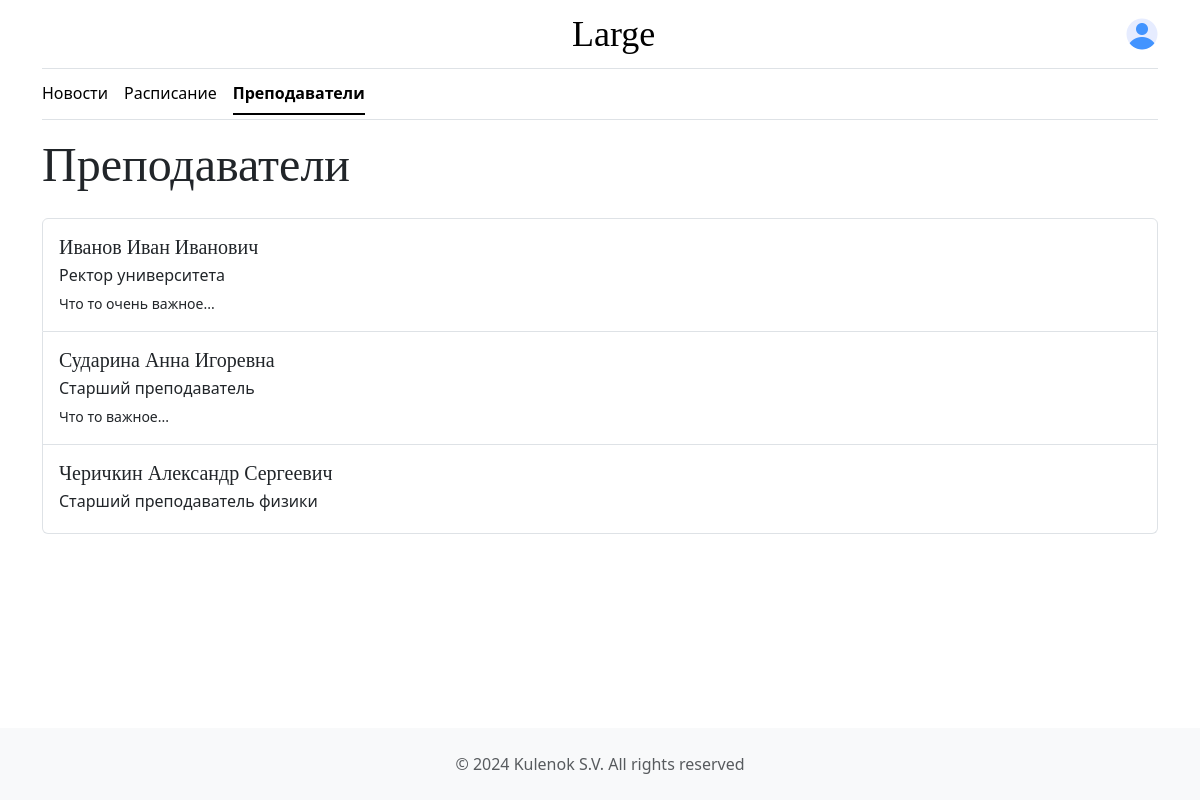
Screenshot of /teachers/ with the database file from the repository.
### university/models.py (models this page shows, shortened)
class teacher_model(models.Model):
    image = models.ImageField(upload_to='uploads', blank=True)
    fullname = models.CharField(max_length=150, blank=False)
    job = models.CharField(max_length=200, blank=False)
    short_description = models.CharField(max_length=100, blank=True)
    head_text = models.TextField(blank=False)
    description = models.TextField(blank=True)
    slug = models.SlugField(null=False, unique=True)
    class Meta: ordering = ["fullname"]

### university/views.py (the view)
# urls.py: path("teachers/", views.teachers, name="teachers"),
def teachers(request):
    paginator = Paginator(teacher_model.objects.all(), PER_PAGE)
    page_number = request.GET.get("page")
    page_obj = paginator.get_page(page_number)
    context = {'title': 'Преподаватели',
               'data': page_obj}
    return render(request, 'university/teachers.html', context)

### templates/university/teachers.html (shortened to what this page needs)
{% extends "university/base.html" %}
{% block body %}
<main class="container">
    <div class="col-md-12">
        <h2 class="display-5 mb-4">Преподаватели</h2>
        <div class="list-group mb-4">
            {% for t in data %}
            <a href="{% url 'teacher' t.slug %}" class="list-group-item list-group-item-action py-3">
                <h5 class="mb-1">{{t.fullname}}</h5>
                <p class="mb-1">{{t.job}}</p>
                <small>{{t.short_description}}</small>
            </a>
            {% endfor %}
        </div>
    </div>
</main>
{% endblock %}

### templates/university/base.html (shortened to what this page needs)
{% load static %}
<!DOCTYPE html>
<html lang="en" data-bs-theme="auto">
<head>
    <link href="https://cdn.jsdelivr.net/npm/bootstrap@5.3.2/dist/css/bootstrap.min.css" rel="stylesheet"
>
    <link rel="stylesheet" href="{% static 'university/css/style.css' %}">
</head>
</head>
<body>
{% include 'university/header.html' %}
{% block body %}{% endblock %}
{% include 'university/footer.html' %}
</body>
</html>

### templates/university/header.html (shortened to what this page needs)
{% load static %}
<div class="container">
    <header class="border-bottom lh-1 py-3">
        <div class="row flex-nowrap justify-content-between align-items-center">
            <div class="col">
                <a class="blog-header-logo text-body-emphasis text-decoration-none" href="{% url 'index' %}">Large</a>
            </div>
            <div class="col-auto">
                {% if user.is_authenticated %}
                <div class="dropdown text-end">
                    <a href="#" class="d-block link-body-emphasis text-decoration-none dropdown-toggle"
                       data-bs-toggle="dropdown" aria-expanded="false">
                        <img src="{% static 'university/images/user.png' %}" width="32" height="32"
                             class="rounded-circle">
                    </a>
                    <ul class="dropdown-menu text-small"
                        data-popper-placement="bottom-start">
                        <li><p class="dropdown-header">
                            {% if user.student_model %}
                            {{user.student_model.first_name}} {{user.student_model.last_name}}
                            {% else %}
                            {{user}}
                            {% endif %}
                        </p></li>
                        {% if user.is_staff %}
                        <li><a class="dropdown-item" href="/admin/auth/user/{{user.id}}/change/">Профиль</a></li>
                        {% else %}
                        <li><a class="dropdown-item" href="{% url 'profile' %}">Профиль</a></li>
                        {% endif %}
                        <li>
                            <hr class="dropdown-divider">
                        </li>
                        <li><a class="dropdown-item" href="{% url 'logout' %}">Выйти</a></li>
                    </ul>
                </div>
                {% else %}
                <a href="{% url 'login' %}" class="nav-link">
                    <img src="{% static 'university/images/user.png' %}"
                         width="32" height="32" class="rounded-circle">
                </a>
                {% endif %}
            </div>
        </div>
    </header>
    <div class="nav-scroller py-1 mb-3 border-bottom">
        <nav class="nav nav-underline">
            {% url 'index' as url %}
            <a class="nav-item nav-link link-body-emphasis {% if request.path == url %}active{% endif %}"
               href="{{ url }}">Новости</a>
            {% url 'schedule' as url %}
            <a class="nav-item nav-link link-body-emphasis {% if request.path == url %}active{% endif %}"
               href="{{ url }}">Расписание</a>
            {% url 'teachers' as url %}
            <a class="nav-item nav-link link-body-emphasis {% if request.path == url %}active{% endif %}"
               href="{{ url }}">Преподаватели</a>
        </nav>
    </div>
</div>

### templates/university/footer.html
<footer class="py-4 text-center text-body-secondary bg-body-tertiary">
    <p class="m-0">© 2024 Kulenok S.V. All rights reserved</p>
</footer>

### static/university/css/style.css (style rules this page uses)
html, body { height: 100%; }
body { flex-direction: column; display: flex; }
.blog-header-logo { font-family: "Playfair Display", Georgia, "Times New Roman", serif ; font-size: 2.25rem; }
h1, h2, h3, h4, h5, h6 { font-family: "Playfair Display", Georgia, "Times New Roman", serif; }
footer { margin-top: auto; }

### rows the page displays
teacher_model: fullname "Иванов Иван Иванович", job "Ректор университета", short_description "Что то очень важное..."
teacher_model: fullname "Сударина Анна Игоревна", job "Старший преподаватель", short_description "Что то важное..."
teacher_model: fullname "Черичкин Александр Сергеевич", job "Старший преподаватель физики"
